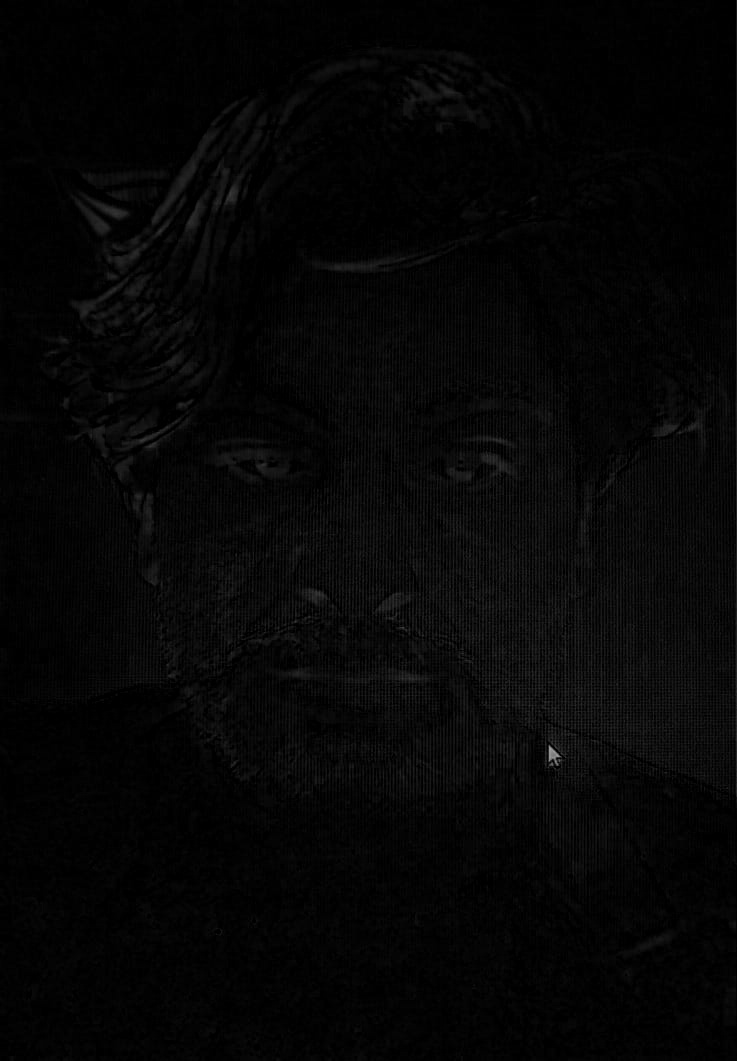
#> input picture Morphological-Image-Enhancement/black-tophat-Fake11.jpg, 737 x 1061 px
$ python periodic_score.py Morphological-Image-Enhancement/black-tophat-Fake11.jpg
#> lines starting #> are read from the running program, lines starting #| are printed output that depends on the picture; after the words box and inside, x2 and y2 are one past the last pixel; in counts of white or black regions, pixels touching at a corner belong together; long printed decimals are rounded
#!/usr/bin/env python3
import os
import sys
import cv2
import numpy as np


def pick_peaks(mag: np.ndarray, k: int = 12, min_dist: int = 18, center_r: int = 30):
    """
    Pick top-k peaks in FFT log-magnitude, ignoring a center radius (DC) and using min-distance suppression.
    Returns list of (y,x) in shifted FFT coords.
    """
    H, W = mag.shape
    cy, cx = H // 2, W // 2

    m = mag.copy()

    Y, X = np.ogrid[:H, :W]
    center_mask = ((Y - cy) ** 2 + (X - cx) ** 2) <= (center_r ** 2)
    m[center_mask] = 0.0

    # sort pixels by magnitude descending
    idxs = np.argsort(m.ravel())[::-1]

    peaks = []
    for idx in idxs:
        y = idx // W
        x = idx % W
        if m[y, x] <= 0:
            break

        ok = True
        for py, px in peaks:
            if (y - py) ** 2 + (x - px) ** 2 < (min_dist ** 2):
                ok = False
                break
        if ok:
            peaks.append((y, x))
            if len(peaks) >= k:
                break

    return peaks


def circular_mask(shape, centers, r):
    """Union of circles at centers (y,x) with radius r."""
    H, W = shape
    Y, X = np.ogrid[:H, :W]
    mask = np.zeros((H, W), dtype=bool)
    rr = r * r
    for (cy, cx) in centers:
        mask |= ((Y - cy) ** 2 + (X - cx) ** 2) <= rr
    return mask


def periodic_noise_score(
    gray: np.ndarray,
    k_peaks: int = 12,
    peak_r: int = 9,
    dc_r: int = 30,
    min_peak_dist: int = 18,
):
    """
    Compute Periodic Noise Score (PNS):
      PNS = (power in neighborhoods of strongest periodic peaks) / (total power),
    with DC/center region excluded and symmetric peak pairs included.

    Returns:
      pns (float), peaks (list[(y,x)]), peak_mask(bool ndarray), power_spectrum(float ndarray)
    """
    H, W = gray.shape

    # normalize
    g = gray.astype(np.float32) / 255.0

    # windowing reduces border artifacts
    win = np.outer(np.hanning(H), np.hanning(W)).astype(np.float32)
    g = g * win

    # FFT
    F = np.fft.fft2(g)
    Fsh = np.fft.fftshift(F)

    # power spectrum
    P = (np.abs(Fsh) ** 2).astype(np.float64)

    # log magnitude for peak detection
    mag = np.log1p(np.abs(Fsh)).astype(np.float32)

    # pick peaks
    peaks = pick_peaks(mag, k=k_peaks, min_dist=min_peak_dist, center_r=dc_r)

    # include symmetric counterparts (periodic noise peaks occur in pairs)
    cy, cx = H // 2, W // 2
    peaks_all = []
    for (py, px) in peaks:
        peaks_all.append((py, px))
        sy, sx = 2 * cy - py, 2 * cx - px
        if 0 <= sy < H and 0 <= sx < W:
            peaks_all.append((sy, sx))

    peak_mask = circular_mask((H, W), peaks_all, r=peak_r)

    # exclude DC/center from totals
    Y, X = np.ogrid[:H, :W]
    dc_mask = ((Y - cy) ** 2 + (X - cx) ** 2) <= (dc_r ** 2)

    total_power = P[~dc_mask].sum()
    peak_power = P[peak_mask & (~dc_mask)].sum()

    pns = float(peak_power / (total_power + 1e-12))
    return pns, peaks, peak_mask, mag


def save_debug_image(mag: np.ndarray, peaks, out_path: str):
    """
    Save a debug visualization: log-magnitude spectrum with peak markers.
    """
    H, W = mag.shape
    # normalize mag to 0..255
    m = mag.copy()
    m = (m - m.min()) / (m.max() - m.min() + 1e-12)
    vis = (m * 255).astype(np.uint8)
    vis = cv2.cvtColor(vis, cv2.COLOR_GRAY2BGR)

    # draw peaks
    for (y, x) in peaks:
        cv2.circle(vis, (x, y), 6, (0, 0, 255), 2)

    cv2.imwrite(out_path, vis)


def main():
    if len(sys.argv) < 2:
        print("Usage: python periodic_noise_score.py <image_path> [--debug]")
        sys.exit(1)

    image_path = sys.argv[1]
    debug = "--debug" in sys.argv[2:]

    img = cv2.imread(image_path, cv2.IMREAD_COLOR)
#> img is the input picture: shape (1061, 737, 3); min 0, max 161, mean 5.7
    if img is None:
        print(f"Error: Could not read image: {image_path}")
        sys.exit(2)

    gray = cv2.cvtColor(img, cv2.COLOR_BGR2GRAY)

    # auto-tune radii a bit based on size
    H, W = gray.shape
#> H = 1061; W = 737
    dc_r = max(20, int(0.03 * min(H, W)))
#> dc_r = 22
    peak_r = max(6, int(0.01 * min(H, W)))
#> peak_r = 7
    min_dist = max(12, int(0.02 * min(H, W)))
#> min_dist = 14

    score, peaks, _, mag = periodic_noise_score(
        gray,
        k_peaks=12,
        peak_r=peak_r,
        dc_r=dc_r,
        min_peak_dist=min_dist,
    )
#> in periodic_noise_score, `g = g * win`:
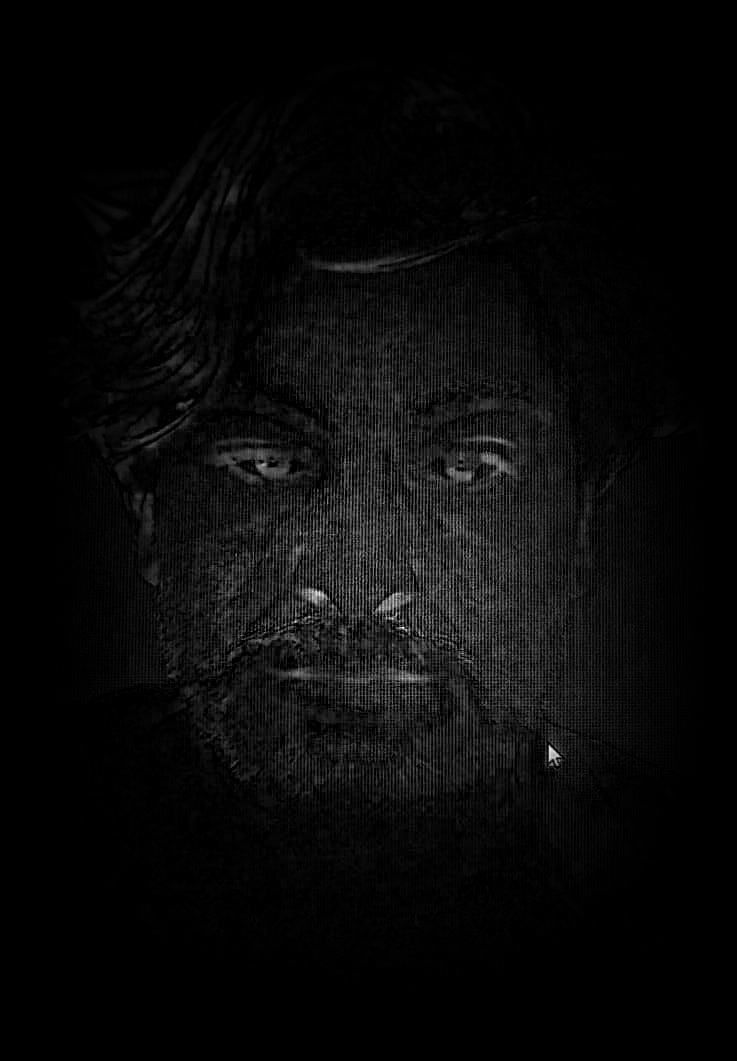
#> g: shape (1061, 737) float32; min 0, max 0.222, mean 0.00828; drawn with min black and max white
#> in periodic_noise_score, `mag = np.log1p(np.abs(Fsh)).astype(np.float32)`:
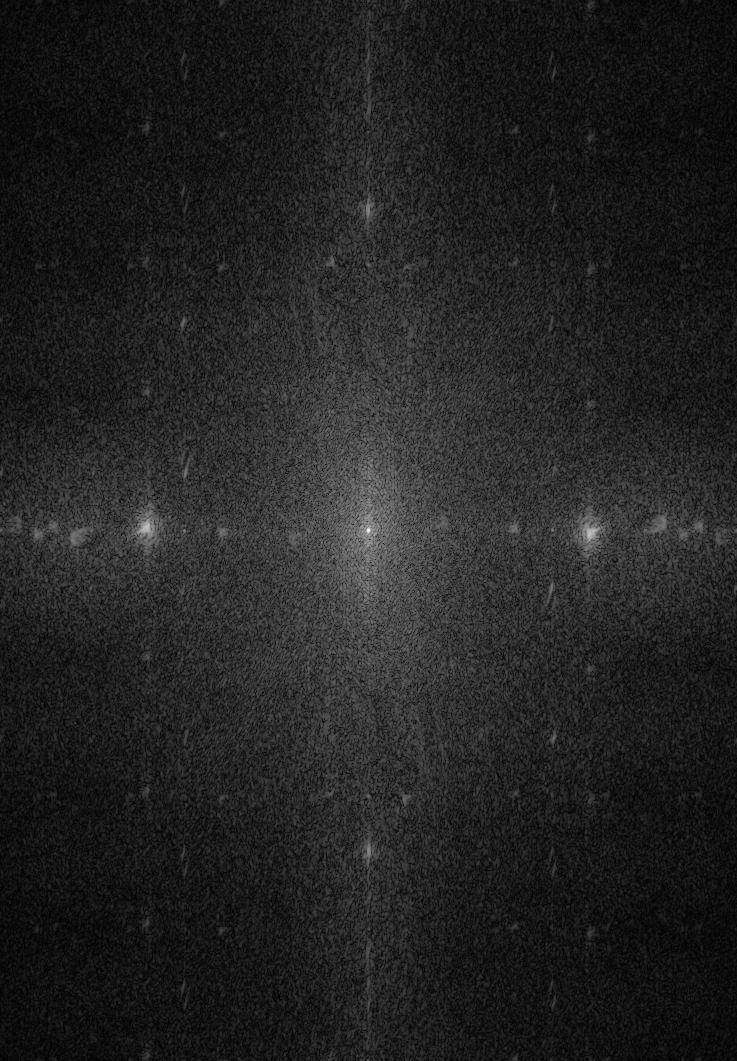
#> mag: shape (1061, 737) float32; min 0.000652, max 8.78, mean 1.2; drawn with min black and max white
#> in pick_peaks, `m[center_mask] = 0.0`:
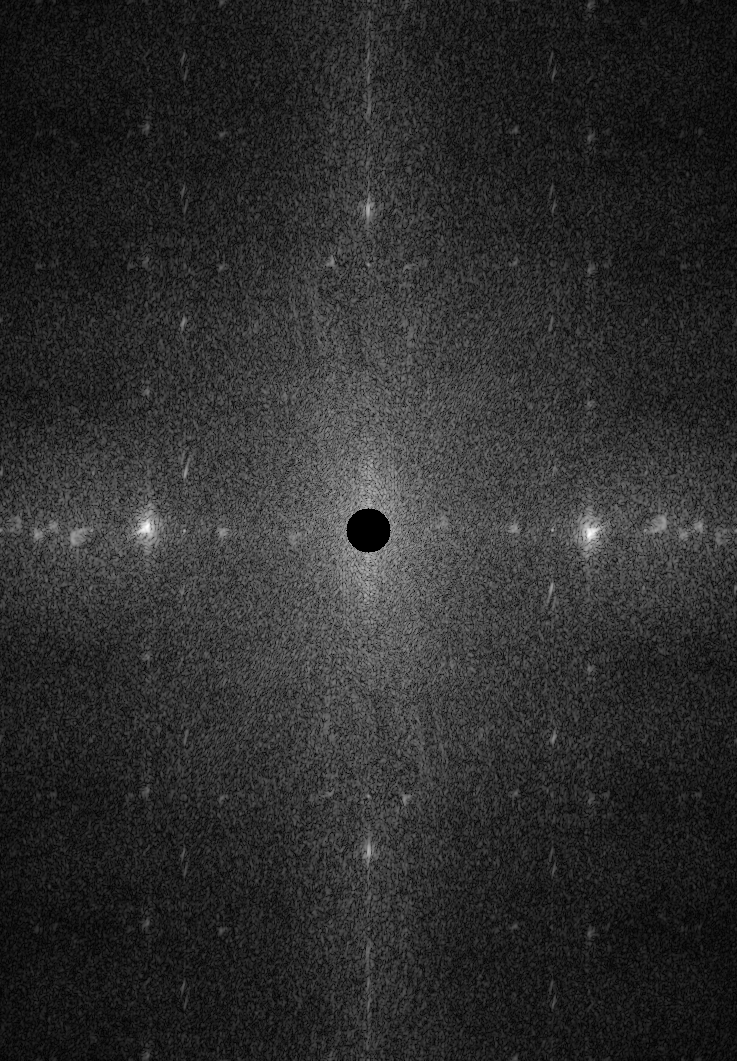
#> m: shape (1061, 737) float32; 0.19% of pixels changed, all inside (x1, y1, x2, y2) = (346, 508, 391, 553); drawn with min black and max white
#> the loop in pick_peaks, `for idx in idxs:` made 348 passes
#> (idx, y, x) on passes 1 to 3: (394147, 534, 589), (387809, 526, 147), (393411, 533, 590)
#> after the loop in pick_peaks, `for idx in idxs:`: peaks = [(534, 589), (526, 147), (555, 366), (505, 370), (486, 369), (574, 367), (210, 368), (850, 368), (595, 365), (465, 371), (530, 552), (530, 184)]
#> the loop in periodic_noise_score, `for (py, px) in peaks:` made 12 passes
#> (py, px, sy, sx) on passes 1 to 12: (534, 589, 526, 147), (526, 147, 534, 589), (555, 366, 505, 370), (505, 370, 555, 366), (486, 369, 574, 367), (574, 367, 486, 369), (210, 368, 850, 368), (850, 368, 210, 368), (595, 365, 465, 371), (465, 371, 595, 365), (530, 552, 530, 184), (530, 184, 530, 552)
#> after the loop in periodic_noise_score, `for (py, px) in peaks:`: peaks_all = [(534, 589), (526, 147), (526, 147), (534, 589), (555, 366), (505, 370), (505, 370), (555, 366), (486, 369), (574, 367), (574, 367), (486, 369), (210, 368), (850, 368), (850, 368), (210, 368), (595, 365), (465, 371), (465, 371), (595, 365), (530, 552), (530, 184), (530, 184), (530, 552)]
#> the loop in circular_mask, `for (cy, cx) in centers:` made 24 passes
#> after the loop in circular_mask, `for (cy, cx) in centers:`:
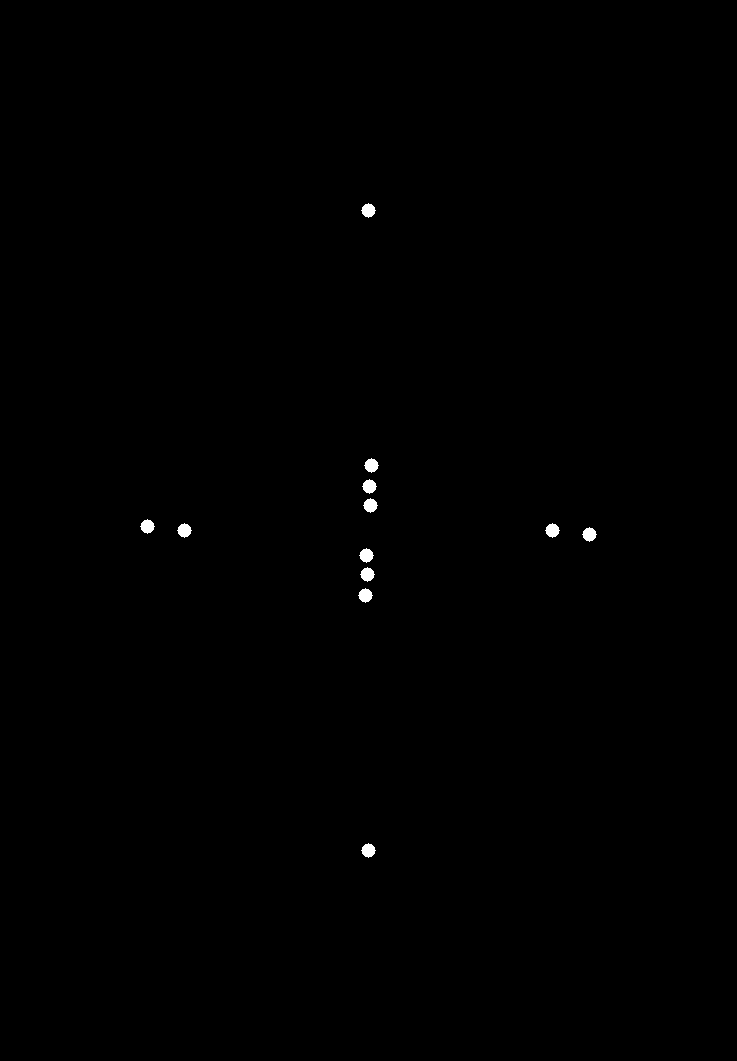
#> mask: shape (1061, 737) bool; 0.23% white; 12 white regions, largest, box (x1, y1, x2, y2) and area: (361, 203, 376, 218) 149, (364, 458, 379, 473) 149, (362, 479, 377, 494) 149
#> in periodic_noise_score, `total_power = P[~dc_mask].sum()`: total_power = 61094903.4
#> in periodic_noise_score, `peak_power = P[peak_mask & (~dc_mask)].sum()`: peak_power = 32106203.1
#> in periodic_noise_score, `pns = float(peak_power / (total_power + 1e-12))`: pns = 0.526
#> score = 0.526

    print(f"Periodic Noise Score (PNS): {score:.6f}")
#| Periodic Noise Score (PNS): 0.5255
    print(f"Detected peak count: {len(peaks)}")
#| Detected peak count: 12
    print(f"DC radius={dc_r}, peak radius={peak_r}, min_peak_dist={min_dist}")
#| DC radius=22, peak radius=7, min_peak_dist=14

    if debug:
        in_dir = os.path.dirname(os.path.abspath(image_path))
        base = os.path.splitext(os.path.basename(image_path))[0]
        out_path = os.path.join(in_dir, f"{base}_pns_debug.png")
        save_debug_image(mag, peaks, out_path)
        print(f"Saved debug spectrum: {out_path}")


if __name__ == "__main__":
    main()
